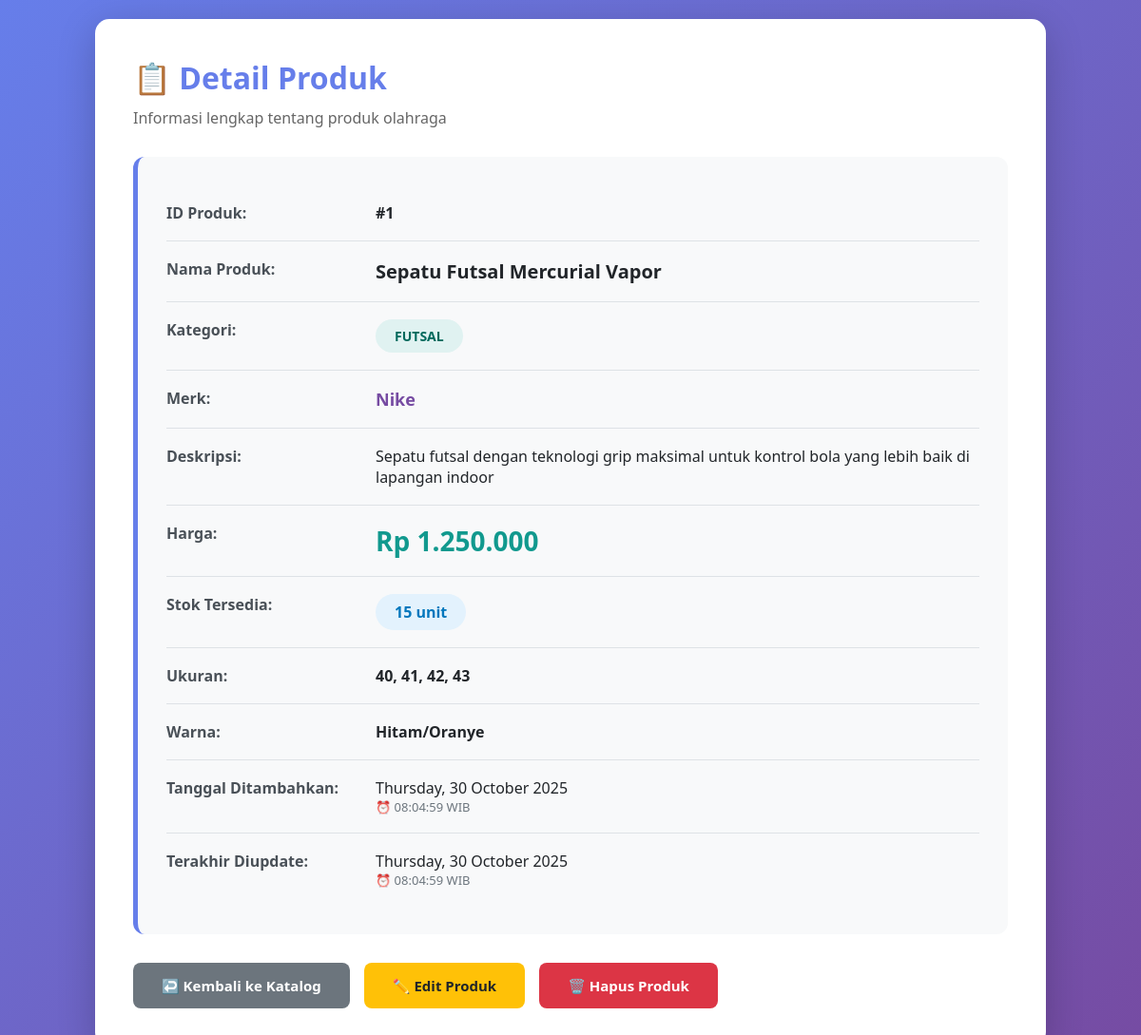
Screenshot of /detail.php?id=1 with the database file from the repository.
### tables this page shows
CREATE TABLE IF NOT EXISTS produk_olahraga (
    id INT AUTO_INCREMENT PRIMARY KEY,
    nama_produk VARCHAR(255) NOT NULL,
    kategori ENUM('Sepakbola', 'Basket', 'Badminton', 'Futsal', 'Voli', 'Tenis', 'Fitness', 'Renang', 'Lari', 'Aksesoris') NOT NULL,
    merk VARCHAR(100) NOT NULL,
    deskripsi TEXT,
    harga DECIMAL(10,2) NOT NULL,
    stok INT DEFAULT 0,
    ukuran VARCHAR(50),
    warna VARCHAR(50),
    created_at TIMESTAMP DEFAULT CURRENT_TIMESTAMP,
    updated_at TIMESTAMP DEFAULT CURRENT_TIMESTAMP ON UPDATE CURRENT_TIMESTAMP
);

### detail.php (the view, shortened to what this page needs)
<?php
require_once 'config.php';
$id = isset($_GET['id']) ? (int)$_GET['id'] : 0;
$sql = "SELECT * FROM produk_olahraga WHERE id = :id";
$stmt = $pdo->prepare($sql);
$stmt->execute([':id' => $id]);
$produk = $stmt->fetch();
$kategoriClass = 'kategori-' . strtolower($produk['kategori']);
?>
<!DOCTYPE html>
<html lang="id">
<head>
</head>
<body>
    <div class="container">
        <h1>📋 Detail Produk</h1>
        <p class="subtitle">Informasi lengkap tentang produk olahraga</p>
        <div class="detail-card">
            <div class="detail-row">
                <div class="detail-label">ID Produk:</div>
                <div class="detail-value"><strong>#<?= $produk['id'] ?></strong></div>
            </div>
            <div class="detail-row">
                <div class="detail-label">Nama Produk:</div>
                <div class="detail-value"><strong style="font-size: 20px;"><?= htmlspecialchars($produk['nama_produk']) ?></strong></div>
            </div>
            <div class="detail-row">
                <div class="detail-label">Kategori:</div>
                <div class="detail-value">
                    <span class="kategori-badge <?= $kategoriClass ?>"><?= $produk['kategori'] ?></span>
                </div>
            </div>
            <div class="detail-row">
                <div class="detail-label">Merk:</div>
                <div class="detail-value">
                    <span class="merk-highlight"><?= htmlspecialchars($produk['merk']) ?></span>
                </div>
            </div>
            <div class="detail-row">
                <div class="detail-label">Deskripsi:</div>
                <div class="detail-value"><?= nl2br(htmlspecialchars($produk['deskripsi'])) ?></div>
            </div>
            <div class="detail-row">
                <div class="detail-label">Harga:</div>
                <div class="detail-value">
                    <div class="price">Rp <?= number_format($produk['harga'], 0, ',', '.') ?></div>
                </div>
            </div>
            <div class="detail-row">
                <div class="detail-label">Stok Tersedia:</div>
                <div class="detail-value">
                    <span class="stock"><?= $produk['stok'] ?> unit</span>
                </div>
            </div>
            <?php if ($produk['ukuran']): ?>
            <div class="detail-row">
                <div class="detail-label">Ukuran:</div>
                <div class="detail-value"><strong><?= htmlspecialchars($produk['ukuran']) ?></strong></div>
            </div>
            <?php endif; ?>
            <?php if ($produk['warna']): ?>
            <div class="detail-row">
                <div class="detail-label">Warna:</div>
                <div class="detail-value"><strong><?= htmlspecialchars($produk['warna']) ?></strong></div>
            </div>
            <?php endif; ?>
            <div class="detail-row">
                <div class="detail-label">Tanggal Ditambahkan:</div>
                <div class="detail-value">
                    <div><?= date('l, d F Y', strtotime($produk['created_at'])) ?></div>
                    <div class="timestamp">⏰ <?= date('H:i:s', strtotime($produk['created_at'])) ?> WIB</div>
                </div>
            </div>
            <div class="detail-row">
                <div class="detail-label">Terakhir Diupdate:</div>
                <div class="detail-value">
                    <div><?= date('l, d F Y', strtotime($produk['updated_at'])) ?></div>
                    <div class="timestamp">⏰ <?= date('H:i:s', strtotime($produk['updated_at'])) ?> WIB</div>
                </div>
            </div>
        </div>
        <div class="button-group">
            <a href="index.php" class="btn btn-secondary">↩️ Kembali ke Katalog</a>
            <a href="update.php?id=<?= $produk['id'] ?>" class="btn btn-warning">✏️ Edit Produk</a>
            <a href="delete.php?id=<?= $produk['id'] ?>" class="btn btn-danger" onclick="return confirm('Yakin ingin menghapus produk ini?')">🗑️ Hapus Produk</a>
        </div>
    </div>
</body>
</html>

### detail.php (style rules this page uses)
* { margin: 0; padding: 0; box-sizing: border-box; }
body { font-family: 'Segoe UI', Tahoma, Geneva, Verdana, sans-serif; background: linear-gradient(135deg, #667eea 0%, #764ba2 100%); padding: 20px; min-height: 100vh; }
.container { max-width: 1000px; margin: 0 auto; background: white; padding: 40px; border-radius: 15px; box-shadow: 0 10px 40px rgba(0,0,0,0.2); }
h1 { color: #667eea; margin-bottom: 10px; font-size: 32px; }
.subtitle { color: #666; margin-bottom: 30px; }
.detail-card { background: #f8f9fa; padding: 30px; border-radius: 12px; border-left: 5px solid #667eea; }
.detail-row { display: flex; padding: 18px 0; border-bottom: 1px solid #dee2e6; }
.detail-row:last-child { border-bottom: none; }
.detail-label { font-weight: 600; color: #495057; width: 220px; flex-shrink: 0; }
.detail-value { color: #212529; flex: 1; }
.price { font-size: 28px; font-weight: 700; color: #11998e; }
.stock { display: inline-block; padding: 8px 20px; background: #e3f2fd; color: #0277bd; border-radius: 20px; font-weight: 600; font-size: 16px; }
.kategori-badge { display: inline-block; padding: 8px 20px; border-radius: 20px; font-size: 14px; font-weight: 600; text-transform: uppercase; }
.kategori-futsal { background: #e0f2f1; color: #00695c; }
.button-group { display: flex; gap: 15px; margin-top: 30px; flex-wrap: wrap; }
.btn { padding: 14px 30px; border: none; border-radius: 8px; cursor: pointer; font-size: 15px; font-weight: 600; text-decoration: none; display: inline-block; transition: all 0.3s; }
.btn-secondary { background: #6c757d; color: white; }
.btn-warning { background: #ffc107; color: #212529; }
.btn-danger { background: #dc3545; color: white; }
.timestamp { font-size: 13px; color: #6c757d; }
.merk-highlight { font-size: 18px; font-weight: 700; color: #764ba2; }

### rows the page displays
produk_olahraga: id "1", nama_produk "Sepatu Futsal Mercurial Vapor", kategori "FUTSAL", merk "Nike", deskripsi "Sepatu futsal dengan teknologi grip maksimal untuk kontrol bola yang lebih baik di lapangan indoor", harga "1.250.000", stok "15", ukuran "40, 41, 42, 43", warna "Hitam/Oranye", created_at "Thursday, 30 October 2025", created_at "08:04:59", updated_at "Thursday, 30 October 2025", updated_at "08:04:59"
